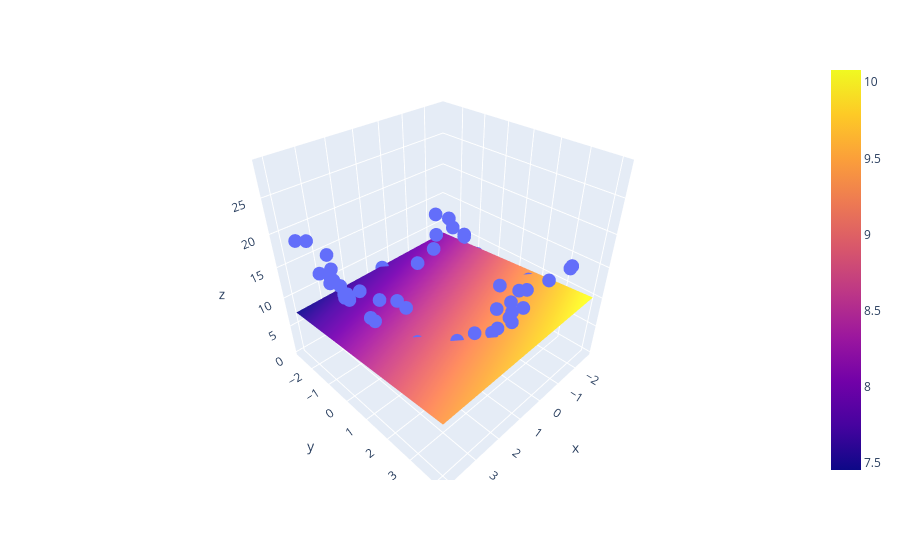

The code cell stored with this chart in its notebook:
### Code cell
fig = px.scatter_3d(x=x.ravel(),y=y.ravel(),z=z.ravel())
fig.add_trace(go.Surface(x=x_input,y=y_input,z=z_final))
fig.show()
